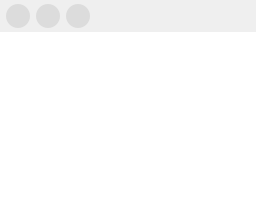
                  <widget class="QWidget" name="tab_7">
                   <attribute name="title">
                    <string>Class View</string>
                   </attribute>
                   <layout class="QVBoxLayout" name="verticalLayout_24">
                    <property name="spacing">
                     <number>0</number>
                    </property>
                    <property name="leftMargin">
                     <number>0</number>
                    </property>
                    <property name="topMargin">
                     <number>0</number>
                    </property>
                    <property name="rightMargin">
                     <number>0</number>
                    </property>
                    <property name="bottomMargin">
                     <number>0</number>
                    </property>
                    <item>
                     <widget class="QWidget" name="widget_10" native="true">
                      <property name="minimumSize">
                       <size>
                        <width>0</width>
                        <height>24</height>
                       </size>
                      </property>
                      <layout class="QHBoxLayout" name="horizontalLayout_25">
                       <property name="leftMargin">
                        <number>6</number>
                       </property>
                       <property name="topMargin">
                        <number>4</number>
                       </property>
                       <property name="rightMargin">
                        <number>6</number>
                       </property>
                       <property name="bottomMargin">
                        <number>4</number>
                       </property>
                       <item>
                        <widget class="QPushButton" name="pushButton_39">
                         <property name="sizePolicy">
                          <sizepolicy hsizetype="Fixed" vsizetype="Fixed">
                           <horstretch>0</horstretch>
                           <verstretch>0</verstretch>
                          </sizepolicy>
                         </property>
                         <property name="minimumSize">
                          <size>
                           <width>24</width>
                           <height>24</height>
                          </size>
                         </property>
                         <property name="maximumSize">
                          <size>
                           <width>24</width>
                           <height>24</height>
                          </size>
                         </property>
                         <property name="styleSheet">
                          <string notr="true">QPushButton{
	background-color: rgb(220, 220, 220);
	color: rgb(100, 100, 100);
	border: 1px transparent;
	border-radius: 12px;
}

QPushButton:hover{
	background-color: rgb(200, 200, 200);
}</string>
                         </property>
                         <property name="text">
                          <string/>
                         </property>
                         <property name="icon">
                          <iconset resource="Resources.qrc">
                           <normaloff>:/SubWindow/src/ToolBar/SubWindow/Class.png</normaloff>:/SubWindow/src/ToolBar/SubWindow/Class.png</iconset>
                         </property>
                         <property name="iconSize">
                          <size>
                           <width>12</width>
                           <height>12</height>
                          </size>
                         </property>
                        </widget>
                       </item>
                       <item>
                        <widget class="QPushButton" name="pushButton_40">
                         <property name="sizePolicy">
                          <sizepolicy hsizetype="Fixed" vsizetype="Fixed">
                           <horstretch>0</horstretch>
                           <verstretch>0</verstretch>
                          </sizepolicy>
                         </property>
                         <property name="minimumSize">
                          <size>
                           <width>24</width>
                           <height>24</height>
                          </size>
                         </property>
                         <property name="maximumSize">
                          <size>
                           <width>24</width>
                           <height>24</height>
                          </size>
                         </property>
                         <property name="styleSheet">
                          <string notr="true">QPushButton{
	background-color: rgb(220, 220, 220);
	color: rgb(100, 100, 100);
	border: 1px transparent;
	border-radius: 12px;
}

QPushButton:hover{
	background-color: rgb(200, 200, 200);
}</string>
                         </property>
                         <property name="text">
                          <string/>
                         </property>
                         <property name="icon">
                          <iconset resource="Resources.qrc">
                           <normaloff>:/SubWindow/src/ToolBar/SubWindow/Function.png</normaloff>:/SubWindow/src/ToolBar/SubWindow/Function.png</iconset>
                         </property>
                         <property name="iconSize">
                          <size>
                           <width>12</width>
                           <height>12</height>
                          </size>
                         </property>
                        </widget>
                       </item>
                       <item>
                        <widget class="QPushButton" name="pushButton_41">
                         <property name="sizePolicy">
                          <sizepolicy hsizetype="Fixed" vsizetype="Fixed">
                           <horstretch>0</horstretch>
                           <verstretch>0</verstretch>
                          </sizepolicy>
                         </property>
                         <property name="minimumSize">
                          <size>
                           <width>24</width>
                           <height>24</height>
                          </size>
                         </property>
                         <property name="maximumSize">
                          <size>
                           <width>24</width>
                           <height>24</height>
                          </size>
                         </property>
                         <property name="styleSheet">
                          <string notr="true">QPushButton{
	background-color: rgb(220, 220, 220);
	color: rgb(100, 100, 100);
	border: 1px transparent;
	border-radius: 12px;
}

QPushButton:hover{
	background-color: rgb(200, 200, 200);
}</string>
                         </property>
                         <property name="text">
                          <string/>
                         </property>
                         <property name="icon">
                          <iconset resource="Resources.qrc">
                           <normaloff>:/SubWindow/src/ToolBar/SubWindow/Variable.png</normaloff>:/SubWindow/src/ToolBar/SubWindow/Variable.png</iconset>
                         </property>
                         <property name="iconSize">
                          <size>
                           <width>12</width>
                           <height>12</height>
                          </size>
                         </property>
                        </widget>
                       </item>
                       <item>
                        <spacer name="horizontalSpacer_11">
                         <property name="orientation">
                          <enum>Qt::Horizontal</enum>
                         </property>
                         <property name="sizeHint" stdset="0">
                          <size>
                           <width>40</width>
                           <height>20</height>
                          </size>
                         </property>
                        </spacer>
                       </item>
                      </layout>
                     </widget>
                    </item>
                    <item>
                     <widget class="QTreeView" name="treeView_5">
                      <property name="frameShape">
                       <enum>QFrame::NoFrame</enum>
                      </property>
                     </widget>
                    </item>
                   </layout>
                  </widget>
